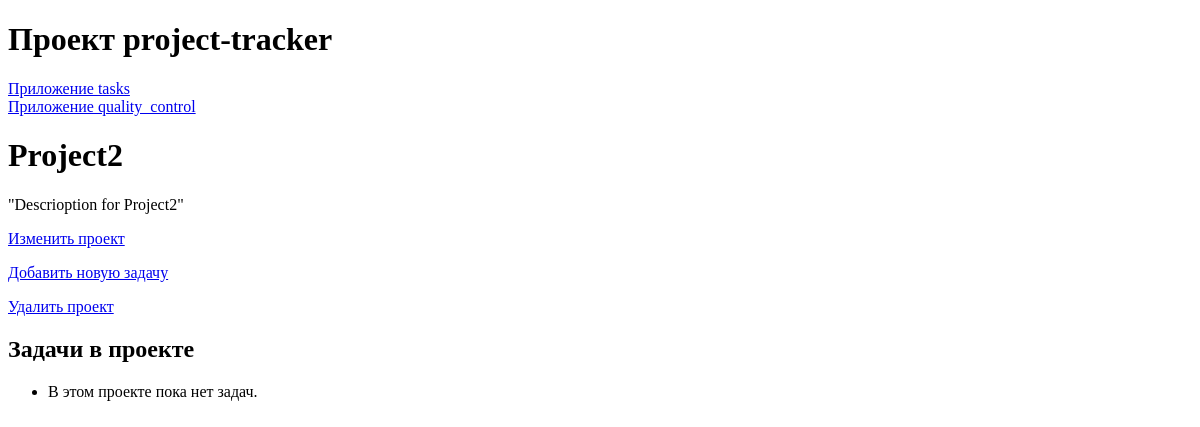
The app's page /tasks/projects/3/, older data.
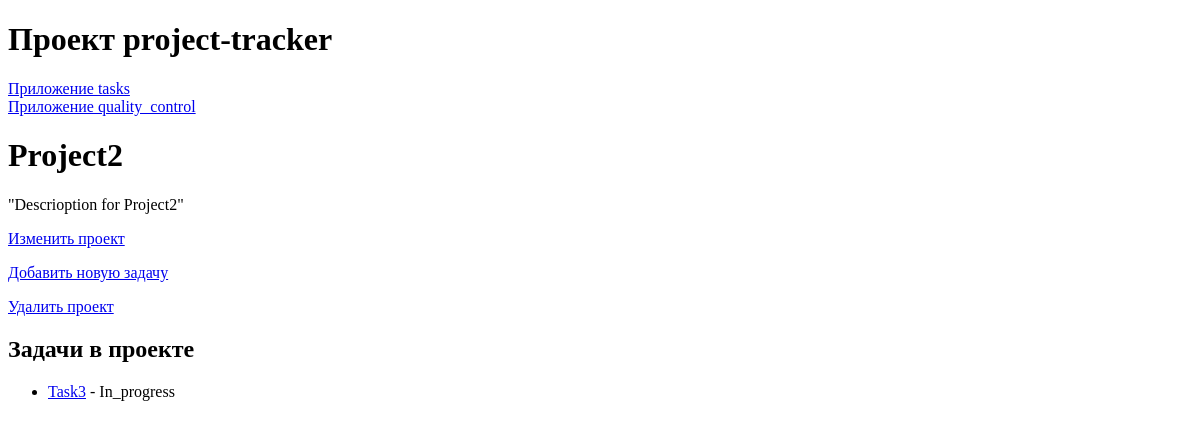
The same page, newer data.
### tasks/models.py (models this page shows, shortened)
class Project(models.Model):
    name = models.CharField(max_length=100)
    description = models.TextField()
    created_at = models.DateTimeField(auto_now_add=True)

class Task(models.Model):
    STATUS_CHOICES = [
        ('New', 'Новая'),
        ('In_progress', 'В работе'),
        ('Completed', 'Завершена')
    ]
    project = models.ForeignKey(
        Project,
        related_name='tasks',
        on_delete=models.CASCADE
    )
    name = models.CharField(max_length=100)
    description = models.TextField()
    created_at = models.DateTimeField(auto_now_add=True)
    updated_at = models.DateTimeField(auto_now=True)
    assignee = models.ForeignKey(
        User,
        related_name='tasks',
        on_delete=models.SET_NULL,
        null=True,
        blank=True
    )
    status = models.CharField(
        max_length=50,
        choices=STATUS_CHOICES,
        default='New'
    )

### tasks/views.py (the view)
# urls.py: path('projects/<int:project_id>/', views.project_detail, name='project_detail'),
def project_detail(request, project_id):
    project = get_object_or_404(Project, id=project_id)
    return render(request, 'tasks/project_detail.html', {'project': project})

### tasks/templates/tasks/project_detail.html
{% extends 'base/base.html' %}
{% block content %}
    <h1>{{ project.name }}</h1>
    <p>{{ project.description }}</p>
    <p><a href="{% url 'tasks:update_project' project.id %}">Изменить проект</a></p>
    <p><a href="{% url 'tasks:add_task_to_project' project.id %}">Добавить новую задачу</a></p>
    <p><a href="{% url 'tasks:delete_project' project.id %}"onclick="return confirm('Вы уверены, что хотите удалить этот проект?');">Удалить проект</a></p>
    <h2>Задачи в проекте</h2>
    <ul>
        {% for task in project.tasks.all %}
            <li><a href="{% url 'tasks:task_detail' project.id task.id %}">{{ task.name }}</a> - {{ task.status }}</li>
        {% empty %}
            <li>В этом проекте пока нет задач.</li>
        {% endfor %}
    </ul>
{% endblock %}

### templates/base/base.html (shortened to what this page needs)
<!DOCTYPE html>
<html lang="en">
<head>
</head>
<body>
    <header>
        <h1>Проект project-tracker</h1>
    </header>
    {%include 'base/nav.html' %}
    <main>
        {% block content %}{% endblock %}
    </main>
</body>
</html>

### templates/base/nav.html
<nav>
        <a href="{% url 'tasks:index' %}">Приложение tasks</a><br />
        <a href="{% url 'quality_control:index' %}">Приложение quality_control</a>
</nav>

Row changes from the older to the newer data that the page shows:
added Task: name "Task3", status "In_progress"
Text that changed along with them:
text no longer shown: "В этом проекте пока нет задач."
